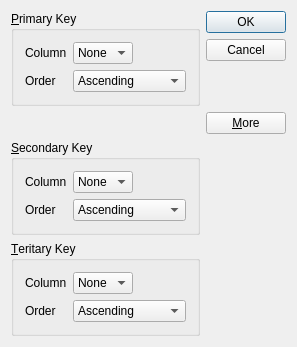
<?xml version="1.0" encoding="UTF-8"?>
<ui version="4.0">
 <class>SortDialog</class>
 <widget class="QDialog" name="SortDialog">
  <property name="geometry">
   <rect>
    <x>0</x>
    <y>0</y>
    <width>297</width>
    <height>316</height>
   </rect>
  </property>
  <property name="windowTitle">
   <string>SortDialog</string>
  </property>
  <layout class="QGridLayout" name="gridLayout_4">
   <item row="0" column="1">
    <widget class="QPushButton" name="okButton">
     <property name="text">
      <string>OK</string>
     </property>
     <property name="default">
      <bool>true</bool>
     </property>
    </widget>
   </item>
   <item row="4" column="0">
    <spacer name="verticalSpacer">
     <property name="orientation">
      <enum>Qt::Vertical</enum>
     </property>
     <property name="sizeHint" stdset="0">
      <size>
       <width>20</width>
       <height>0</height>
      </size>
     </property>
    </spacer>
   </item>
   <item row="5" column="0">
    <widget class="QGroupBox" name="secondaryGroupBox">
     <property name="title">
      <string>&amp;Secondary Key</string>
     </property>
     <layout class="QGridLayout" name="gridLayout_2">
      <item row="1" column="0">
       <widget class="QLabel" name="label_3">
        <property name="text">
         <string>Order</string>
        </property>
       </widget>
      </item>
      <item row="0" column="0">
       <widget class="QLabel" name="label_4">
        <property name="text">
         <string>Column</string>
        </property>
       </widget>
      </item>
      <item row="0" column="1">
       <widget class="QComboBox" name="secondaryColumnCombo">
        <item>
         <property name="text">
          <string>None</string>
         </property>
        </item>
       </widget>
      </item>
      <item row="0" column="2">
       <spacer name="horizontalSpacer_2">
        <property name="orientation">
         <enum>Qt::Horizontal</enum>
        </property>
        <property name="sizeHint" stdset="0">
         <size>
          <width>40</width>
          <height>20</height>
         </size>
        </property>
       </spacer>
      </item>
      <item row="1" column="1" colspan="2">
       <widget class="QComboBox" name="comboBox_4">
        <item>
         <property name="text">
          <string>Ascending</string>
         </property>
        </item>
        <item>
         <property name="text">
          <string>Descending</string>
         </property>
        </item>
       </widget>
      </item>
     </layout>
    </widget>
   </item>
   <item row="6" column="0">
    <widget class="QGroupBox" name="teriaryGroupBox">
     <property name="title">
      <string>&amp;Teritary Key</string>
     </property>
     <layout class="QGridLayout" name="gridLayout_3">
      <item row="1" column="0">
       <widget class="QLabel" name="label_5">
        <property name="text">
         <string>Order</string>
        </property>
       </widget>
      </item>
      <item row="0" column="1">
       <widget class="QComboBox" name="tertiaryColumnCombo">
        <item>
         <property name="text">
          <string>None</string>
         </property>
        </item>
       </widget>
      </item>
      <item row="0" column="2">
       <spacer name="horizontalSpacer_3">
        <property name="orientation">
         <enum>Qt::Horizontal</enum>
        </property>
        <property name="sizeHint" stdset="0">
         <size>
          <width>40</width>
          <height>20</height>
         </size>
        </property>
       </spacer>
      </item>
      <item row="1" column="1" colspan="2">
       <widget class="QComboBox" name="comboBox_6">
        <item>
         <property name="text">
          <string>Ascending</string>
         </property>
        </item>
        <item>
         <property name="text">
          <string>Descending</string>
         </property>
        </item>
       </widget>
      </item>
      <item row="0" column="0">
       <widget class="QLabel" name="label_6">
        <property name="text">
         <string>Column</string>
        </property>
       </widget>
      </item>
     </layout>
    </widget>
   </item>
   <item row="0" column="0" rowspan="3">
    <widget class="QGroupBox" name="primaryGroupBox">
     <property name="title">
      <string>&amp;Primary Key</string>
     </property>
     <layout class="QGridLayout" name="gridLayout">
      <item row="0" column="1">
       <widget class="QComboBox" name="primaryColumnCombo">
        <item>
         <property name="text">
          <string>None</string>
         </property>
        </item>
       </widget>
      </item>
      <item row="1" column="0">
       <widget class="QLabel" name="label_2">
        <property name="text">
         <string>Order</string>
        </property>
       </widget>
      </item>
      <item row="1" column="1" colspan="2">
       <widget class="QComboBox" name="comboBox_2">
        <item>
         <property name="text">
          <string>Ascending</string>
         </property>
        </item>
        <item>
         <property name="text">
          <string>Descending</string>
         </property>
        </item>
       </widget>
      </item>
      <item row="0" column="2">
       <spacer name="horizontalSpacer">
        <property name="orientation">
         <enum>Qt::Horizontal</enum>
        </property>
        <property name="sizeHint" stdset="0">
         <size>
          <width>40</width>
          <height>20</height>
         </size>
        </property>
       </spacer>
      </item>
      <item row="0" column="0">
       <widget class="QLabel" name="label">
        <property name="text">
         <string>Column</string>
        </property>
       </widget>
      </item>
     </layout>
    </widget>
   </item>
   <item row="1" column="1">
    <widget class="QPushButton" name="cancelButton">
     <property name="text">
      <string>Cancel</string>
     </property>
    </widget>
   </item>
   <item row="2" column="1">
    <spacer name="verticalSpacer_2">
     <property name="orientation">
      <enum>Qt::Vertical</enum>
     </property>
     <property name="sizeHint" stdset="0">
      <size>
       <width>20</width>
       <height>0</height>
      </size>
     </property>
    </spacer>
   </item>
   <item row="4" column="1">
    <widget class="QPushButton" name="moreButton">
     <property name="text">
      <string>&amp;More</string>
     </property>
     <property name="checkable">
      <bool>true</bool>
     </property>
    </widget>
   </item>
  </layout>
 </widget>
 <layoutdefault spacing="6" margin="11"/>
 <tabstops>
  <tabstop>primaryColumnCombo</tabstop>
  <tabstop>comboBox_2</tabstop>
  <tabstop>secondaryColumnCombo</tabstop>
  <tabstop>comboBox_4</tabstop>
  <tabstop>tertiaryColumnCombo</tabstop>
  <tabstop>comboBox_6</tabstop>
  <tabstop>okButton</tabstop>
 </tabstops>
 <resources>
  <include location="SortDialog.qrc"/>
 </resources>
 <connections>
  <connection>
   <sender>okButton</sender>
   <signal>clicked()</signal>
   <receiver>SortDialog</receiver>
   <slot>accept()</slot>
   <hints>
    <hint type="sourcelabel">
     <x>245</x>
     <y>17</y>
    </hint>
    <hint type="destinationlabel">
     <x>137</x>
     <y>125</y>
    </hint>
   </hints>
  </connection>
  <connection>
   <sender>cancelButton</sender>
   <signal>clicked()</signal>
   <receiver>SortDialog</receiver>
   <slot>reject()</slot>
   <hints>
    <hint type="sourcelabel">
     <x>221</x>
     <y>50</y>
    </hint>
    <hint type="destinationlabel">
     <x>171</x>
     <y>117</y>
    </hint>
   </hints>
  </connection>
  <connection>
   <sender>moreButton</sender>
   <signal>toggled(bool)</signal>
   <receiver>secondaryGroupBox</receiver>
   <slot>setVisible(bool)</slot>
   <hints>
    <hint type="sourcelabel">
     <x>232</x>
     <y>147</y>
    </hint>
    <hint type="destinationlabel">
     <x>177</x>
     <y>205</y>
    </hint>
   </hints>
  </connection>
  <connection>
   <sender>moreButton</sender>
   <signal>toggled(bool)</signal>
   <receiver>teriaryGroupBox</receiver>
   <slot>setVisible(bool)</slot>
   <hints>
    <hint type="sourcelabel">
     <x>248</x>
     <y>145</y>
    </hint>
    <hint type="destinationlabel">
     <x>180</x>
     <y>297</y>
    </hint>
   </hints>
  </connection>
 </connections>
</ui>
